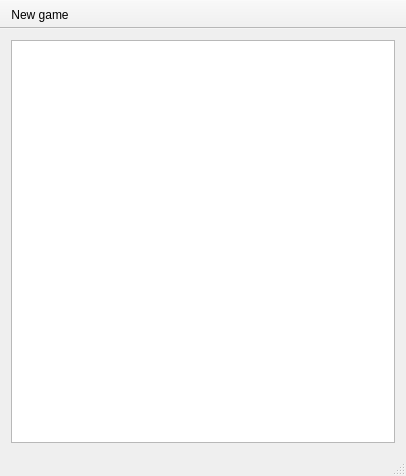
<?xml version="1.0" encoding="UTF-8"?>
<ui version="4.0">
 <class>MainWindow</class>
 <widget class="QMainWindow" name="MainWindow">
  <property name="geometry">
   <rect>
    <x>0</x>
    <y>0</y>
    <width>406</width>
    <height>476</height>
   </rect>
  </property>
  <property name="windowTitle">
   <string>Chess</string>
  </property>
  <widget class="QWidget" name="centralWidget">
   <layout class="QGridLayout" name="gridLayout">
    <item row="0" column="0">
     <widget class="QGraphicsView" name="graphicsView">
      <property name="sizeIncrement">
       <size>
        <width>0</width>
        <height>0</height>
       </size>
      </property>
      <property name="verticalScrollBarPolicy">
       <enum>Qt::ScrollBarAlwaysOff</enum>
      </property>
      <property name="horizontalScrollBarPolicy">
       <enum>Qt::ScrollBarAlwaysOff</enum>
      </property>
     </widget>
    </item>
   </layout>
  </widget>
  <widget class="QMenuBar" name="menuBar">
   <property name="geometry">
    <rect>
     <x>0</x>
     <y>0</y>
     <width>406</width>
     <height>20</height>
    </rect>
   </property>
  </widget>
  <widget class="QToolBar" name="mainToolBar">
   <property name="contextMenuPolicy">
    <enum>Qt::PreventContextMenu</enum>
   </property>
   <property name="movable">
    <bool>false</bool>
   </property>
   <property name="floatable">
    <bool>false</bool>
   </property>
   <attribute name="toolBarArea">
    <enum>TopToolBarArea</enum>
   </attribute>
   <attribute name="toolBarBreak">
    <bool>false</bool>
   </attribute>
   <addaction name="actionNew_game"/>
  </widget>
  <widget class="QStatusBar" name="statusBar"/>
  <action name="actionNew_game">
   <property name="text">
    <string>New game</string>
   </property>
  </action>
 </widget>
 <layoutdefault spacing="6" margin="11"/>
 <resources/>
 <connections/>
</ui>
